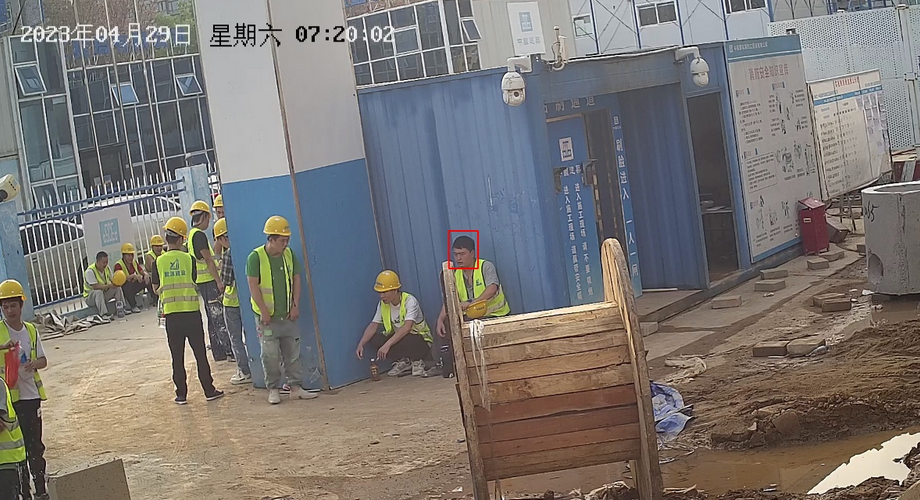
#> input picture opencv/b.jpg, 920 x 500 px
$ python inpaint_examples.py
#> lines starting #> are read from the running program, lines starting #| are printed output that depends on the picture; after the words box and inside, x2 and y2 are one past the last pixel; in counts of white or black regions, pixels touching at a corner belong together
import cv2
import numpy as np
import matplotlib.pyplot as plt


def stackImages(scale, imgArray):
    rows = len(imgArray)
    cols = len(imgArray[0])
    rowsAvailable = isinstance(imgArray[0], list)
    width = imgArray[0][0].shape[1]
    height = imgArray[0][0].shape[0]

    if rowsAvailable:
        for x in range(0, rows):
            for y in range(0, cols):
                if imgArray[x][y].shape[:2] == imgArray[0][0].shape[:2]:
                    imgArray[x][y] = cv2.resize(imgArray[x][y], (0, 0), None, scale, scale)
                else:
                    imgArray[x][y] = cv2.resize(imgArray[x][y], (imgArray[0][0].shape[1], imgArray[0][0].shape[0]),
                                                None, scale, scale)
                if len(imgArray[x][y].shape) == 2:
                    imgArray[x][y] = cv2.cvtColor(imgArray[x][y], cv2.COLOR_GRAY2BGR)
        imageBlank = np.zeros((height, width, 3), np.uint8)
        hor = [imageBlank] * rows
        hor_con = [imageBlank] * rows
        for x in range(0, rows):
            hor[x] = np.hstack(imgArray[x])
        ver = np.vstack(hor)
    else:
        for x in range(0, rows):
            if imgArray[x].shape[:2] == imgArray[0].shape[:2]:
                imgArray[x] = cv2.resize(imgArray[x], (0, 0), None, scale, scale)
            else:
                imgArray[x] = cv2.resize(imgArray[x], (imgArray[0].shape[1], imgArray[0].shape[0]), None, scale, scale)
            if len(imgArray[x].shape) == 2:
                imgArray[x] = cv2.cvtColor(imgArray[x], cv2.COLOR_GRAY2BGR)
        hor = np.hstack(imgArray)
        ver = hor
    return ver


def empty(a):
    pass


path = 'b.jpg'
cv2.namedWindow("TrackBars")
cv2.resizeWindow("TrackBars", 640, 250)
cv2.createTrackbar("Hue Min", "TrackBars", 0, 255, empty)
cv2.createTrackbar("Hue Max", "TrackBars", 5, 255, empty)
cv2.createTrackbar("Sat Min", "TrackBars", 161, 255, empty)
cv2.createTrackbar("Sat Max", "TrackBars", 251, 255, empty)
cv2.createTrackbar("Val Min", "TrackBars", 158, 255, empty)
cv2.createTrackbar("Val Max", "TrackBars", 243, 255, empty)
# 经过测试得到的掩码58 60 73 255 36 255
while True:
    def pick_color(event, x, y, flags, param):
        if event == cv2.EVENT_LBUTTONDOWN:
            global selectedColor
            selectedColor = color = imgHSV[y, x]
            print(f'Selected HSV color: {color}')


    img = cv2.imread(path)
#> img is the input picture: shape (500, 920, 3); mean B, G, R 115.2, 118.7, 123.2
    # 图像转化为HSV格式，H:色调S:饱和度V:明度
    imgHSV = cv2.cvtColor(img, cv2.COLOR_BGR2HSV)
#> imgHSV: shape (500, 920, 3); mean H, S, V 58.4, 55.9, 133.2
    h_min = cv2.getTrackbarPos("Hue Min", "TrackBars")
    h_max = cv2.getTrackbarPos("Hue Max", "TrackBars")
    s_min = cv2.getTrackbarPos("Sat Min", "TrackBars")
    s_max = cv2.getTrackbarPos("Sat Max", "TrackBars")
    v_min = cv2.getTrackbarPos("Val Min", "TrackBars")
    v_max = cv2.getTrackbarPos("Val Max", "TrackBars")
    print(h_min, h_max, s_min, s_max, v_min, v_max)

    # 178 209 194,0 247 224
    lower_red1 = np.array([0, 50, 50])
    upper_red1 = np.array([10, 255, 255])
    lower_red2 = np.array([170, 50, 50])
    upper_red2 = np.array([180, 255, 255])

    # 创建一个蒙版，提取需要的颜色为白色，不需要的颜色为白色
    lower = np.array([h_min, s_min, v_min])
    upper = np.array([h_max, s_max, v_max])
    # mask = cv2.inRange(imgHSV, lower, upper)
    # mask = cv2.inRange(imgHSV, np.array([0, 161, 158]), np.array([10, 251, 243])) + cv2.inRange(imgHSV, np.array([170, 161, 158]), np.array([180, 251, 243]))
    mask1 = cv2.inRange(imgHSV, np.array([0, s_min, v_min]), np.array([10, s_max, v_max]))
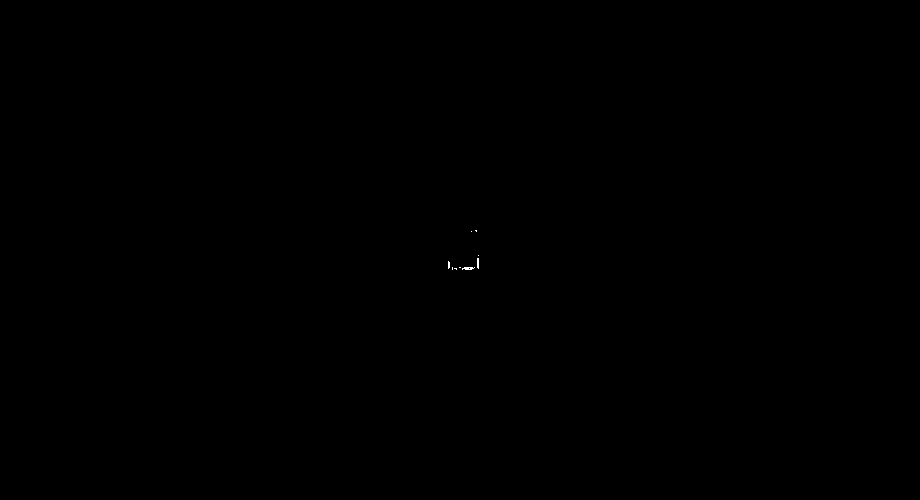
#> mask1: shape (500, 920); 0.02% white in thin lines or dots, all inside (x1, y1, x2, y2) = (448, 230, 479, 270)
    mask2 = cv2.inRange(imgHSV, np.array([170, s_min, v_min]), np.array([180, s_max, v_max]))
#> mask2: shape (500, 920); 0.03% white in thin lines or dots, all inside (x1, y1, x2, y2) = (448, 230, 479, 269)
    mask = mask1 + mask2
    imgResult = cv2.bitwise_and(img, img, mask=mask)

    # lower_red = np.array([0, 195, 0])
    # upper_red = np.array([5, 255, 140])

    # kernel = np.ones((3, 3), np.uint8)
    kernel = np.ones((3, 3), np.uint8)
    mask = cv2.dilate(mask, kernel, iterations=1)
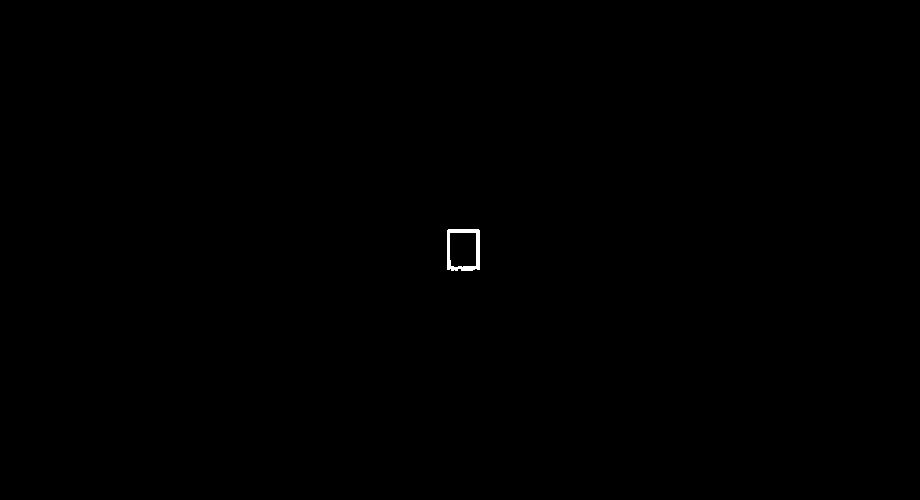
#> mask: shape (500, 920); 0.11% white; 1 white region, box (x1, y1, x2, y2) and area: (447, 229, 480, 271) 506
    restored_image = cv2.inpaint(img, mask, 5, cv2.INPAINT_NS)

    imgStack = stackImages(0.7, ([img, imgHSV], [mask, restored_image]))
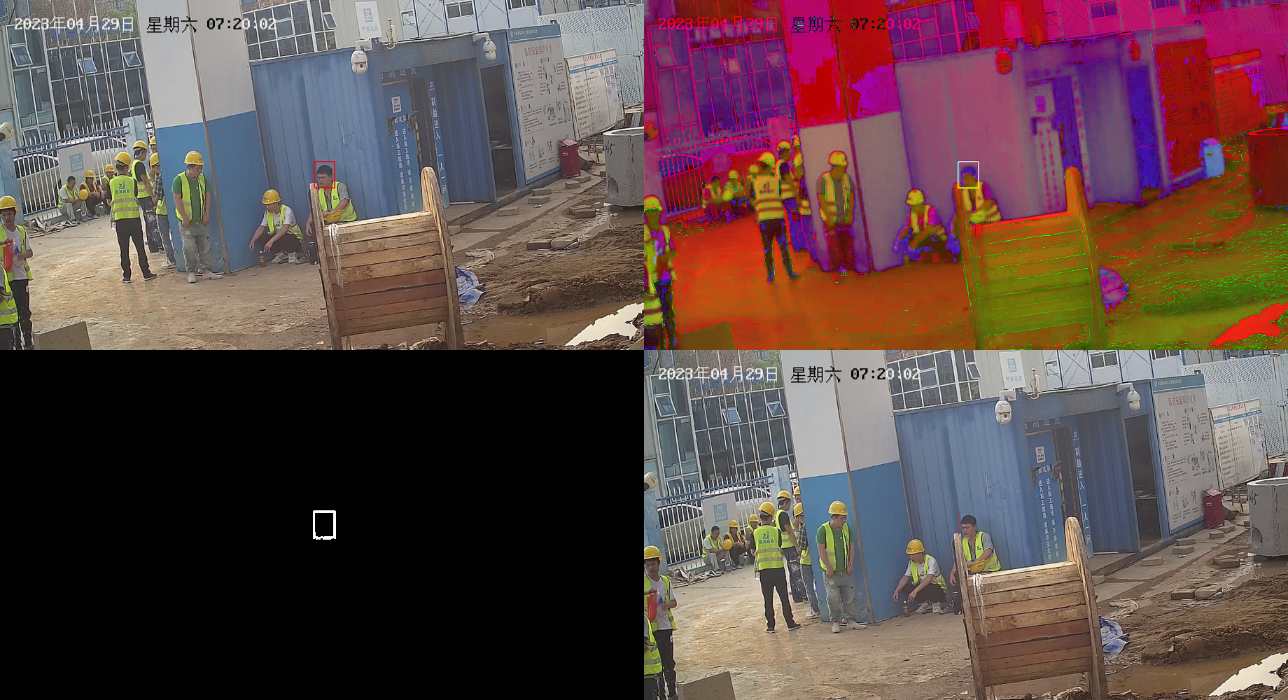
#> imgStack: shape (700, 1288, 3); mean B, G, R 72.2, 73.3, 94.9
    cv2.imshow("Stacked Images", imgStack)
    # cv2.setMouseCallback('Select Color', pick_color)

    cv2.waitKey(1)

$ run again, with opencv/a.jpg copied over opencv/b.jpg
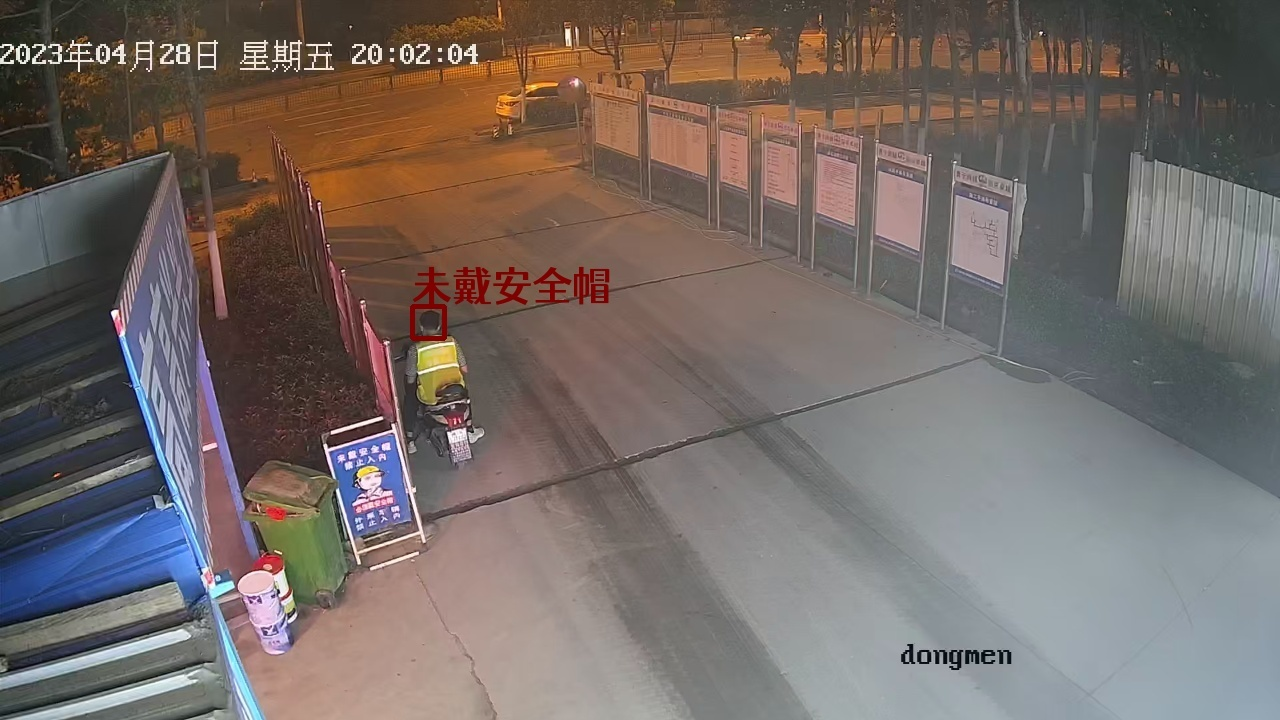
#> input picture opencv/a.jpg, 1280 x 720 px
#> img is the input picture: shape (720, 1280, 3); mean B, G, R 102.2, 106.5, 117
#> imgHSV: shape (720, 1280, 3); mean H, S, V 51.4, 58.8, 123.7
#> mask1: shape (720, 1280); 0.02% white; 11 white regions (9 under 20 px), largest, box (x1, y1, x2, y2) and area: (266, 506, 286, 520) 137, (272, 557, 282, 571) 53
#> mask2: shape (720, 1280); 0.03% white; 3 white regions (1 under 20 px), largest, box (x1, y1, x2, y2) and area: (254, 556, 280, 568) 192, (268, 509, 285, 516) 70
#> `imgStack = stackImages(0.7, ([img, imgHSV], [mask, restored_image]))`:
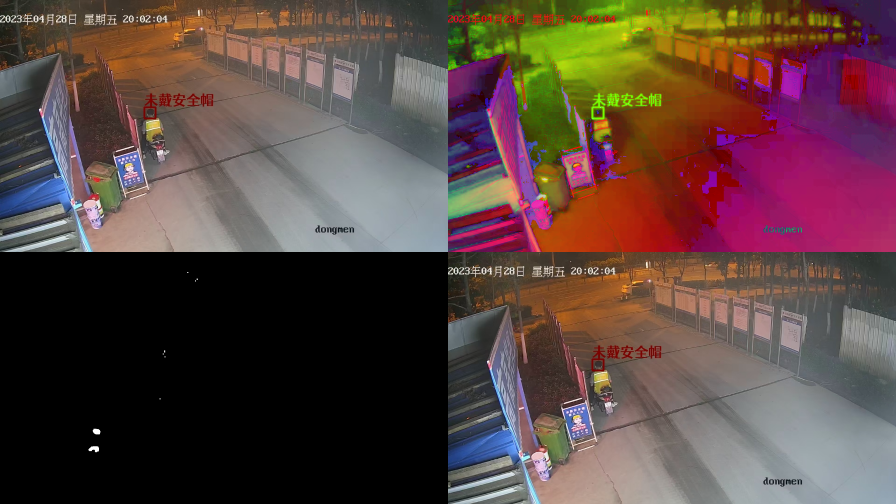
#> imgStack: shape (1008, 1792, 3) (shown at 1/2 size); mean B, G, R 64, 67.9, 89.4
